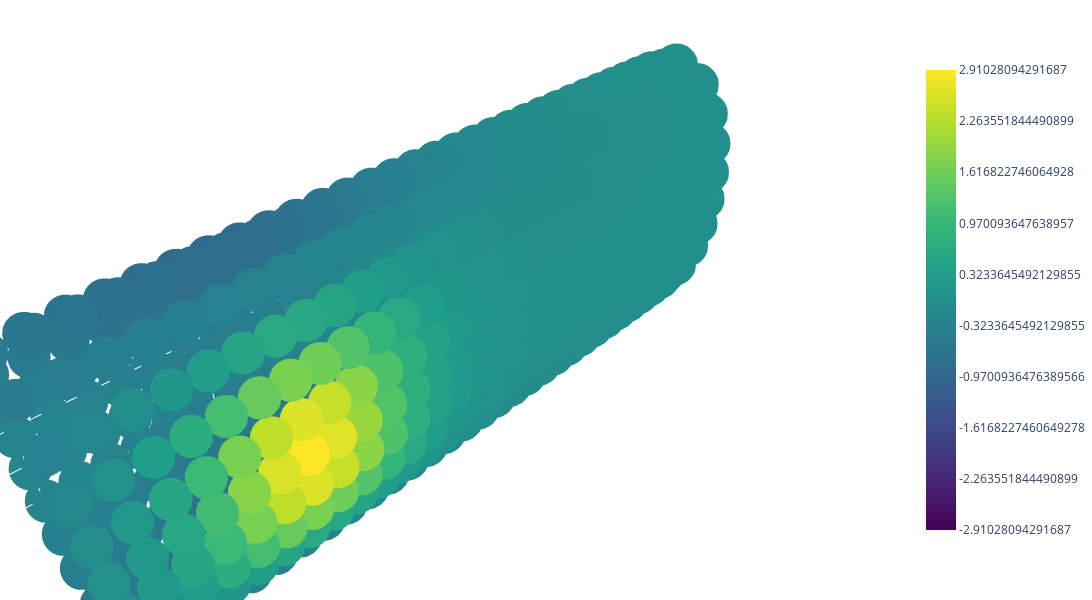

Notebook source saved alongside this figure:
### Code cell
fig.update_layout(
    scene=dict(
        xaxis=dict(
            showbackground=False,
            showticklabels=False,
        ),
        yaxis=dict(
            showbackground=False,
            showticklabels=False,
        ),
        zaxis=dict(
            showbackground=False,
            showticklabels=False,
        ),
        xaxis_title="",
        yaxis_title="",
        zaxis_title="",
        aspectmode="data",
    ),
    width=2000,
    height=600,
    margin=dict(r=0, l=0, b=0, t=0),
)
fig.show()

### Figure 1 — Plotly figure (JSON) as saved in the notebook; plotly's stock layout.template omitted (floating-point values rounded to 4 significant figures; data arrays with more than 128 entries replaced by an {"elided": "..."} marker saying what was removed)
{"data": [{"marker": {"cmax": 1, "cmin": 0, "color": {"elided": "600 float values"}, "colorbar": {"len": 0.8, "tickmode": "array", "ticktext": [-2.91, -2.264, -1.617, -0.9701, -0.3234, 0.3234, 0.9701, 1.617, 2.264, 2.91], "tickvals": [0, 0.1111, 0.2222, 0.3333, 0.4444, 0.5556, 0.6667, 0.7778, 0.8889, 1]}, "colorscale": [[0, "#440154"], [0.1111, "#482878"], [0.2222, "#3e4989"], [0.3333, "#31688e"], [0.4444, "#26828e"], [0.5556, "#1f9e89"], [0.6667, "#35b779"], [0.7778, "#6ece58"], [0.8889, "#b5de2b"], [1, "#fde725"]], "opacity": 1, "size": 15}, "mode": "markers", "showlegend": false, "type": "scatter3d", "x": {"elided": "600 float values"}, "y": {"elided": "600 float values"}, "z": {"elided": "600 float values"}}], "layout": {"height": 600, "margin": {"b": 0, "l": 0, "r": 0, "t": 0}, "scene": {"aspectmode": "data", "xaxis": {"backgroundcolor": "rgb(220, 220, 240)", "gridcolor": "white", "showbackground": false, "showticklabels": false, "title": {"text": ""}, "zerolinecolor": "white"}, "yaxis": {"backgroundcolor": "rgb(240, 220, 240)", "gridcolor": "white", "showbackground": false, "showticklabels": false, "title": {"text": ""}, "zerolinecolor": "white"}, "zaxis": {"backgroundcolor": "rgb(240, 240, 220)", "gridcolor": "white", "showbackground": false, "showticklabels": false, "title": {"text": ""}, "zerolinecolor": "white"}}, "width": 2000}}
